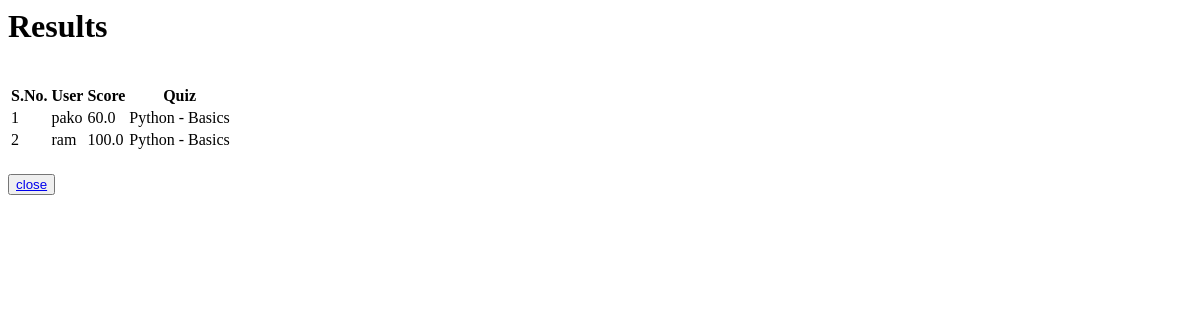
The page /results/ (signed in) on the database as committed earlier.
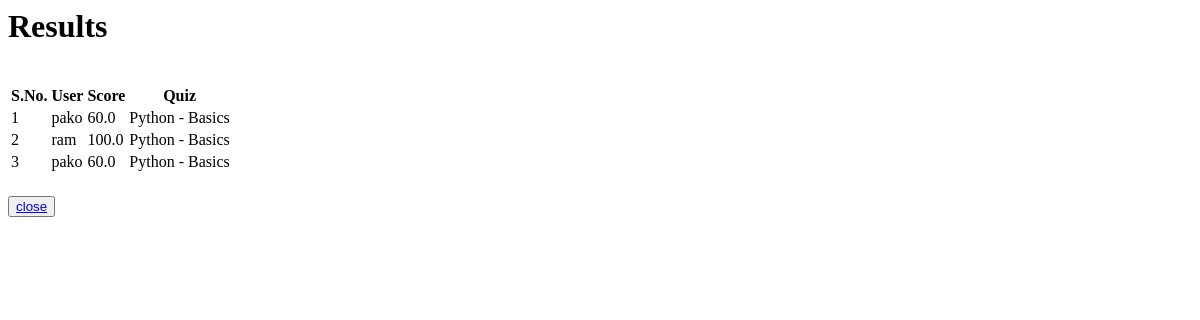
The same page on the database as committed later.
### results/models.py (models this page shows, shortened)
class Result(models.Model):
    quiz = models.ForeignKey(Quiz, on_delete=models.CASCADE)
    user = models.ForeignKey(User, on_delete=models.CASCADE)
    score = models.FloatField()

### quizez/models.py (models this page shows, shortened)
class Quiz(models.Model):
    name = models.CharField(max_length=200)
    topic = models.CharField(max_length=200)
    number_of_questions = models.IntegerField()
    required_score_to_pass = models.IntegerField(
        help_text="Required Score to pass")
    def __str__(self):
        return f"{self.name} - {self.topic}"
    class Meta:
        verbose_name_plural = 'Quizes'

### quizez/views.py (the view)
# urls.py: path('results/', views.results, name='results'),
@login_required
def results(request):
    results = Result.objects.all()
    return render(request, "quizez/results.html", {'results': results})

### quizez/templates/quizez/results.html
<h1>Results</h1>
{% block body %}
<div>
  <br>
  <table class="table">
    <thead>
      <tr>
        <th>S.No.</th>
        <th>User</th>
        <th>Score</th>
        <th>Quiz</th>
      </tr>
    </thead>
    {% for result in results %}
    <tr>
      <td>{{ forloop.counter }}</td>
      <td>{{result.user}}</td>
      <td>{{result.score}}</td>
      <td>{{result.quiz}}</td>
    </tr>
    {% endfor %}
    <tr>
      <td>{{avg}} </td>
    </tr>
  </table>
  <br>
  <button><a href="/main">close</a></button>
</div>
{% endblock %}

Rows that differ between the two databases and show on the page:
added Result: user "pako", score "60.0", quiz "Python - Basics"
